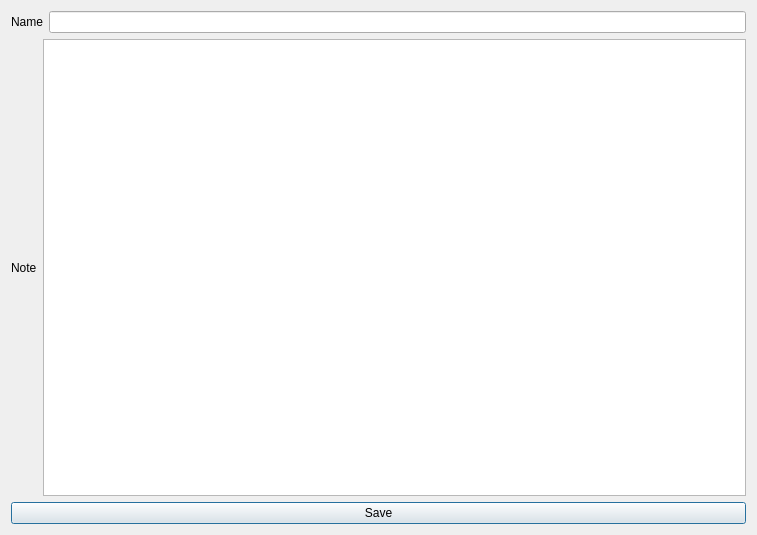
<?xml version="1.0" encoding="UTF-8"?>
<ui version="4.0">
 <class>NewNote</class>
 <widget class="QDialog" name="NewNote">
  <property name="geometry">
   <rect>
    <x>0</x>
    <y>0</y>
    <width>757</width>
    <height>535</height>
   </rect>
  </property>
  <property name="windowTitle">
   <string>Создание заметки</string>
  </property>
  <layout class="QVBoxLayout" name="verticalLayout">
   <item>
    <layout class="QHBoxLayout" name="horizontalLayout_2">
     <item>
      <widget class="QLabel" name="label">
       <property name="text">
        <string>Name</string>
       </property>
      </widget>
     </item>
     <item>
      <widget class="QLineEdit" name="nameNoteField"/>
     </item>
    </layout>
   </item>
   <item>
    <layout class="QHBoxLayout" name="horizontalLayout_3">
     <item>
      <widget class="QLabel" name="label_2">
       <property name="text">
        <string>Note</string>
       </property>
      </widget>
     </item>
     <item>
      <widget class="QTextEdit" name="textNoteField"/>
     </item>
    </layout>
   </item>
   <item>
    <widget class="QPushButton" name="saveNoteButton">
     <property name="text">
      <string>Save</string>
     </property>
    </widget>
   </item>
  </layout>
 </widget>
 <resources/>
 <connections/>
</ui>
